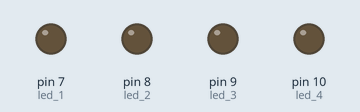
Simulated run of this sketch. Board: Arduino Uno, built with avr-gcc and run on an emulated ATmega328P. Shown: output pins drawn as LEDs (lit = HIGH).

Above: at 0.5 s.
At 3.2 s:
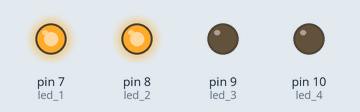
At 5.2 s:
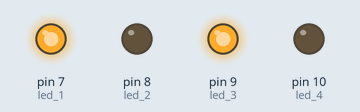
At 9.2 s:
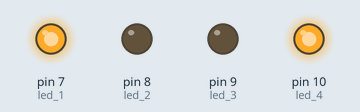
At 13.2 s:
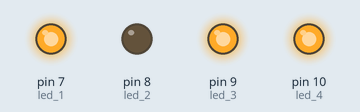
At 17.2 s:
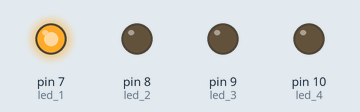
Timing chart, 0 to 18.4 s (numbered marks = the images above):
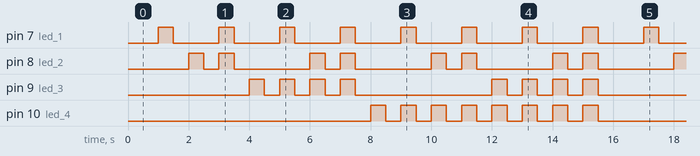

The sketch:

PraticaA2.ino
```cpp
// Breno Amaral Santos
// Gustavo Henrique Neivas Simões
// João Victor Fernandes Lima - Líder
// Giovanna Silva Penido

const int led_1 = 7;
const int led_2 = 8;
const int led_3 = 9;
const int led_4 = 10;

void setup() {
  pinMode(led_1, OUTPUT);
  pinMode(led_2, OUTPUT);
  pinMode(led_3, OUTPUT);
  pinMode(led_4, OUTPUT);
}

void loop() {
  for (int i=0; i<=15; i++) {
    int bit_1 = i & 0x01; // "&" Operador de comparação
    int bit_2 = (i >> 1) & 0x01; // ">>" operador de deslocamento
    int bit_3 = (i >> 2) & 0x01;
    int bit_4 = (i >> 3) & 0x01;

    digitalWrite(led_1, bit_1);
    digitalWrite(led_2, bit_2);
    digitalWrite(led_3, bit_3);
    digitalWrite(led_4, bit_4);

    delay(500);

    digitalWrite(led_1, LOW);
    digitalWrite(led_2, LOW);
    digitalWrite(led_3, LOW);
    digitalWrite(led_4, LOW);

    delay(500);
  }
}
```

Measured:
- by itself, pin 7 (led_1): alternates HIGH for 0.50 s and LOW for 1.5 s
- by itself, pin 8 (led_2): repeats every 4.0 s: LOW 0.50 s, HIGH 0.50 s, LOW 2.5 s, HIGH 0.50 s
- by itself, pin 9 (led_3): repeats every 8.0 s: 3 × (LOW 0.50 s, HIGH 0.50 s), LOW 4.5 s, HIGH 0.50 s
- by itself, pin 10 (led_4): goes 7 × (HIGH 0.50 s, LOW 0.50 s), HIGH 0.50 s, LOW 8.5 s, 7 × (HIGH 0.50 s, LOW 0.50 s), HIGH 0.50 s, then LOW
